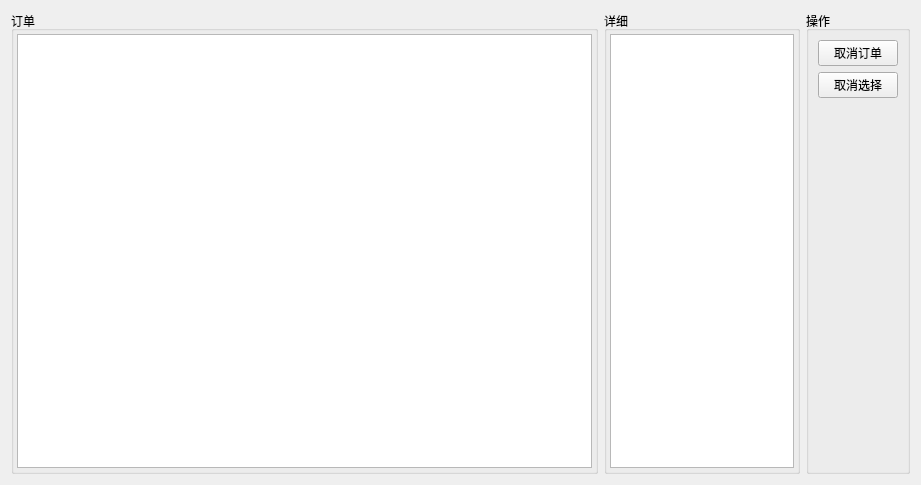
<?xml version="1.0" encoding="UTF-8"?>
<ui version="4.0">
 <class>TicketOrderWidget</class>
 <widget class="QWidget" name="TicketOrderWidget">
  <property name="geometry">
   <rect>
    <x>0</x>
    <y>0</y>
    <width>921</width>
    <height>485</height>
   </rect>
  </property>
  <property name="windowTitle">
   <string>Form</string>
  </property>
  <layout class="QHBoxLayout" name="horizontalLayout_3" stretch="3,1,0">
   <item>
    <widget class="QGroupBox" name="groupBox_2">
     <property name="title">
      <string>订单</string>
     </property>
     <layout class="QHBoxLayout" name="horizontalLayout">
      <property name="leftMargin">
       <number>3</number>
      </property>
      <property name="topMargin">
       <number>3</number>
      </property>
      <property name="rightMargin">
       <number>3</number>
      </property>
      <property name="bottomMargin">
       <number>3</number>
      </property>
      <item>
       <widget class="QTableView" name="tableOrderView">
        <attribute name="horizontalHeaderStretchLastSection">
         <bool>true</bool>
        </attribute>
        <attribute name="verticalHeaderVisible">
         <bool>true</bool>
        </attribute>
       </widget>
      </item>
     </layout>
    </widget>
   </item>
   <item>
    <widget class="QGroupBox" name="groupBox_3">
     <property name="title">
      <string>详细</string>
     </property>
     <layout class="QHBoxLayout" name="horizontalLayout_2">
      <property name="leftMargin">
       <number>3</number>
      </property>
      <property name="topMargin">
       <number>3</number>
      </property>
      <property name="rightMargin">
       <number>3</number>
      </property>
      <property name="bottomMargin">
       <number>3</number>
      </property>
      <item>
       <widget class="QTableView" name="tableDetailView"/>
      </item>
     </layout>
    </widget>
   </item>
   <item>
    <widget class="QGroupBox" name="groupOrderOperationWidgets">
     <property name="title">
      <string>操作</string>
     </property>
     <layout class="QVBoxLayout" name="verticalLayout">
      <item>
       <widget class="QPushButton" name="btnCancelOrder">
        <property name="toolTip">
         <string>取消全部日期订单</string>
        </property>
        <property name="text">
         <string>取消订单</string>
        </property>
       </widget>
      </item>
      <item>
       <widget class="QPushButton" name="btnCancelSelectedDate">
        <property name="toolTip">
         <string>取消选择日期订单</string>
        </property>
        <property name="text">
         <string>取消选择</string>
        </property>
       </widget>
      </item>
      <item>
       <spacer name="verticalSpacer">
        <property name="orientation">
         <enum>Qt::Vertical</enum>
        </property>
        <property name="sizeHint" stdset="0">
         <size>
          <width>20</width>
          <height>350</height>
         </size>
        </property>
       </spacer>
      </item>
     </layout>
    </widget>
   </item>
  </layout>
 </widget>
 <resources/>
 <connections/>
</ui>
